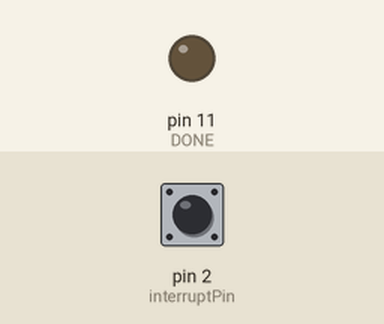
Bench run of a sketch on a simulated Arduino Uno, built with avr-gcc and run on an emulated ATmega328P. On the bench: output pins drawn as LEDs (lit = HIGH). The inputs (shaded band) are chosen by the test bench; at power-on: pin 2 (interruptPin) LOW. No radio packets arrive unless stated; what the sketch prints to the serial monitor is not drawn.

Above: at 1.2 s.
1.3 s: pin 2 (interruptPin) pulled HIGH for 0.15 s
Timing chart, 0 to 4.3 s (numbered marks = the images above; inputs shaded):
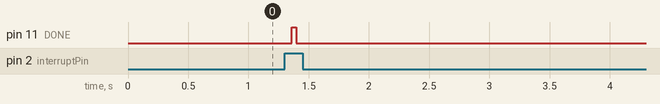

Measured:
- after the input at 1.3 s, pin 11 (DONE): LOW → HIGH after 0.06 s, → LOW 0.04 s later

The sketch:

tpl5010.ino
```cpp
#include <SPI.h>
#include <LoRa.h>
//Sonar stuff
//sleep stuff http://www.engblaze.com/hush-little-microprocessor-avr-and-arduino-sleep-mode-basics/
#include <avr/interrupt.h>
#include <avr/power.h>
#include <avr/sleep.h>
#include <avr/io.h>

//debug
#define debug
//#define sensor
//#define mycontroller
//#define python
//#define sleeps


int counter = 0;
int sensor_node = 1;

//external watchdog
//wake pin on D2 (interrupt 0)
const int DONE = 11;
unsigned long done_timer = 0;
bool intitialisePins;
float voltage;
int V_measurePin = 0;
bool pulse = false;
unsigned long gap;
const byte interruptPin = 2;
unsigned long timer;
unsigned long print_timer;
unsigned long PRINT_THRESH = 1000; //60000;
unsigned long last_gap;
unsigned long DONE_TIME = 20;
bool done_start = false;

//sleep pin
const int SLEEP_PIN = 1;
//power pin for u/s module (can't power directly as 10mA limit and need 30mA, so using step up/mosfet)
const int POWER = 6;

void setup() {
  print_timer = millis();
  pinMode(interruptPin, INPUT);
  Serial.println("starting up");
  //disable sleep bit:
  sleep_disable();
  pinMode(DONE, OUTPUT);
  digitalWrite(DONE, LOW);
  pinMode(POWER, OUTPUT);
  digitalWrite(POWER, LOW);
  pinMode(SLEEP_PIN, INPUT_PULLUP);
  //tpl510 testing
  attachInterrupt(digitalPinToInterrupt(interruptPin), heartbeat, RISING);

  Serial.begin(9600);
  //while (!Serial); //uncomment to require serial connection to work
  gap = millis();
  Serial.println("LoRa Sender");
  LoRa.setPins(1, 4, 7); //reset is pd4, adc8, dio0 is P(ort)E 6 or int6

  if (!LoRa.begin(433E6)) { // initialise at 433MHz
    Serial.println("Starting LoRa failed!");
    while (1);
  }
//  //.setup analog ref for battery testing
//  analogReference(INTERNAL); //measures at 1.1V ref to give a value for flaoting voltage form batt
//  //initialise measurement pin
//  pinMode(V_measurePin, OUTPUT);
//  digitalWrite(V_measurePin, HIGH);
}

//battery testing function
//A3 connected to voltage divider form battery, this is turned on by D0
// see http://fettricks.blogspot.co.nz/2014/01/reducing-voltage-divider-load-to-extend.html
//specified voltage divider (3.74kOhnm high side and 10k to drain) gives a 4.2V down converted to 1.14V)

void batteryMeasure() {
  digitalWrite(V_measurePin, LOW);//close mosfet to measure
  delayMicroseconds(100); //wait for cap to discharge before reading
  float val = analogRead(3); //measure analog val for conversion
  digitalWrite(V_measurePin, HIGH);//open mosfet to conserve power
  //convert. Returns actual voltage, ie 3.768 = 3.768V
  voltage = (val / 1024) / 1024 * 4.2;


}


//Tpl5010 isr
void heartbeat(){
  pulse = true;
  detachInterrupt(0);
  last_gap = (millis() - gap)/1000;
}
void wake (){
  // cancel sleep as a precaution
  sleep_disable();
  // precautionary while we do other stuff
  detachInterrupt (0);
  //set wake flag to process pins
  intitialisePins = true;
}  // end of wake

void sleepNow(){ //see https://www.gammon.com.au/forum/?id=11497

  //sleep lora radio
  LoRa.sleep();

  // Choose our preferred sleep mode:
  set_sleep_mode(SLEEP_MODE_PWR_DOWN);

  // disable ADC
  ADCSRA = 0;

  //power_all_disable();//disables power to all modules careful here as not sure how to wake up
  // Set sleep enable (SE) bit:
  sleep_enable();

  //set pins for low power


  // Do not interrupt before we go to sleep, or the
  // ISR will detach interrupts and we won't wake.
  noInterrupts ();           // timed sequence follows

  // will be called when pin D2 goes high
  attachInterrupt (0, wake, RISING);
  EIFR = bit (INTF0);  // clear flag for interrupt 0

  //to turn of BOD in hardware (fuses) use "avrdude <programmer> <chip> -U efuse:w:0xFE:m" see http://eleccelerator.com/fusecalc/fusecalc.php?chip=atmega32u4&LOW=62&HIGH=D9&EXTENDED=FF&LOCKBIT=FF

  // We are guaranteed that the sleep_cpu call will be done
  // as the processor executes the next instruction after
  // interrupts are turned on.
  interrupts ();  // one cycle
  sleep_cpu ();   // one cycle
}

void loop() {

  if(pulse){
    gap = millis();
    // send packet
    LoRa.beginPacket();
    LoRa.print("NodeID ");
    LoRa.print(sensor_node);
    LoRa.print("count ");
    LoRa.print(counter);
    LoRa.endPacket();
    //send done
    Serial.println("sending done");
    digitalWrite(DONE, HIGH);
    delay(15);
    digitalWrite(DONE, LOW);
    attachInterrupt(0, heartbeat, RISING);

    counter++;
    pulse = false;
    done_start = true;


  }
  timer = (millis() - gap)/1000;
  if (millis() - print_timer > PRINT_THRESH){
    //timer = (millis() - gap)/1000;
    Serial.print("This many wakes: ");
    Serial.print(counter);
    Serial.print(" Time gap = ");
    Serial.print(timer);

    Serial.print("s, = ");
    Serial.print(timer/60);
    Serial.print("min. Last gap was: ");
    Serial.print(last_gap);
    Serial.print("s, = ");
    Serial.print(last_gap/60);
    Serial.println("min");
    print_timer = millis();
  }

  //Send successful wake pulse to external watchdog
  if (done_start){
    if (done_timer == 0){
      digitalWrite(DONE, HIGH);
      done_timer = millis();
    }
  }
  if ((millis() - done_timer) > DONE_TIME){
    digitalWrite(DONE, LOW);
    done_timer = 0;
    done_start = false;
  }

}
```
